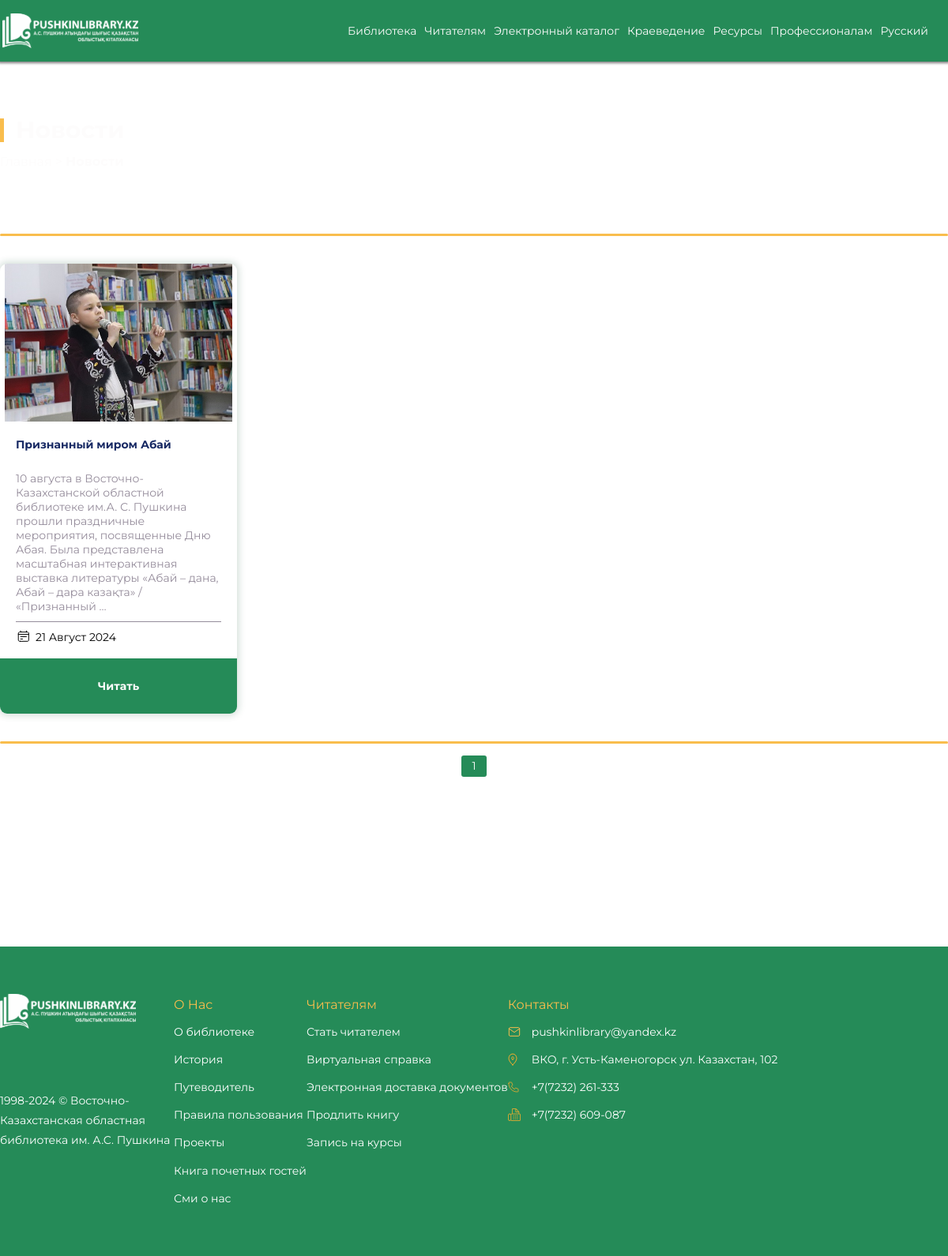
Before: /news/ with the older database file.
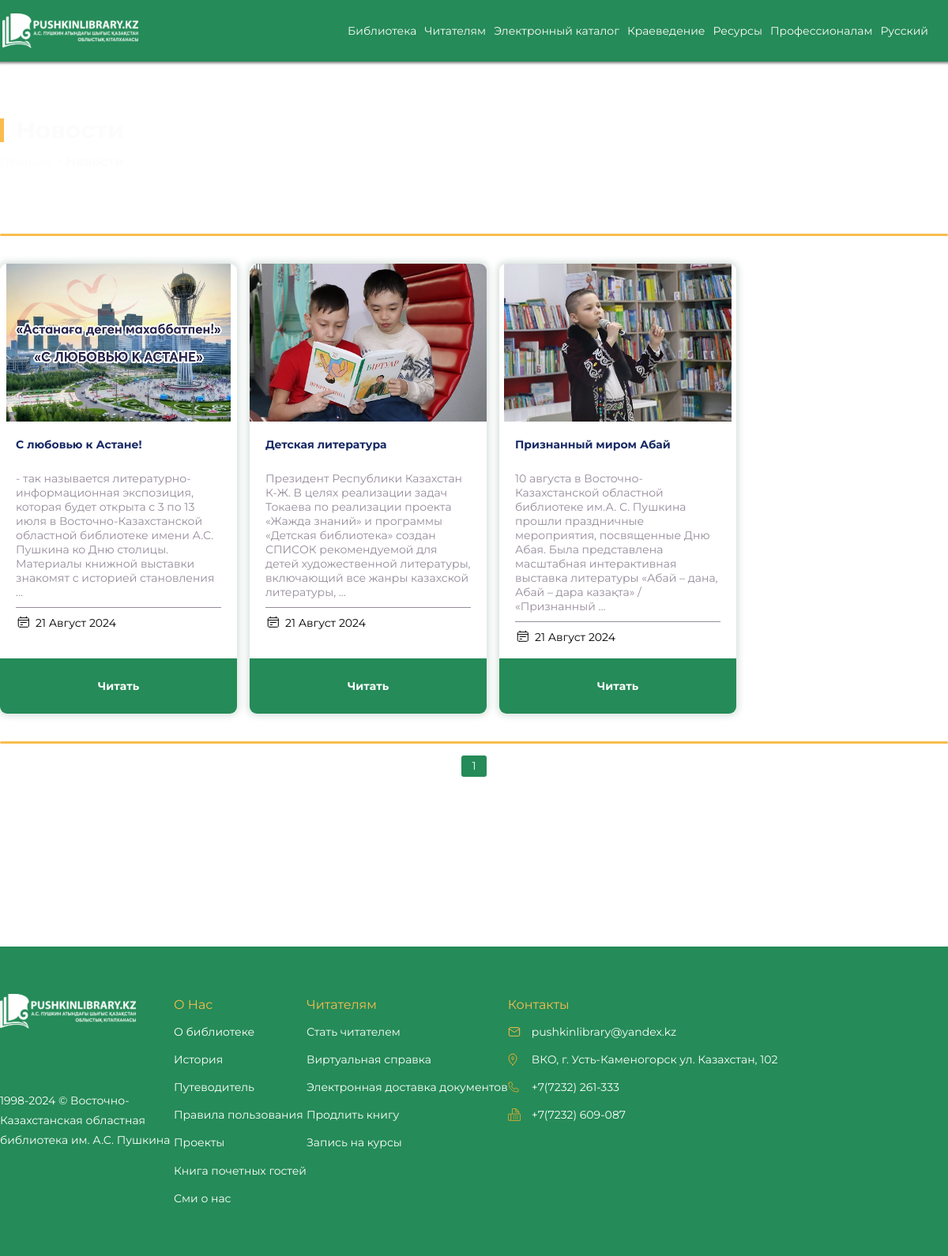
After: the same page with the newer database file.
### app/news_app/models.py (models this page shows, shortened)
class News(models.Model):
    title_ru = models.CharField(max_length=255, verbose_name=_('titleRu'), default='')
    title_kz = models.CharField(max_length=255, verbose_name=_('titleKz'), default='')
    title_en = models.CharField(max_length=255, verbose_name=_('titleEn'), default='')
    slug = AutoSlugField(populate_from='title_ru', unique=True)
    content_ru = models.TextField(verbose_name='Содержание (рус)', default='')
    content_kz = models.TextField(verbose_name='Содержание (каз)', default='')
    content_eng = models.TextField(verbose_name='Содержание (анг)', default='')
    pub_date = models.DateTimeField(auto_now_add=True, verbose_name='Дата публикации')
    main_image = models.ImageField(upload_to='news_images/', verbose_name='Основное изображение', default='')
    contact_info = models.CharField(max_length=100, blank=True, null=True, verbose_name='Контактная информация', default='')
    is_archive = models.BooleanField(default=False)
    class Meta:
        verbose_name = 'Новость'
        verbose_name_plural = 'Новости'
        ordering = ['-pub_date']

### app/news_app/views.py (the view)
# urls.py: path('', views.news_list, name='news'),
def news_list(request):
    news_list = News.objects.all().order_by('-pub_date')
    paginator = Paginator(news_list, 12)
    page = request.GET.get('page')
    try:
        news = paginator.page(page)
    except PageNotAnInteger:
        news = paginator.page(1)
    except EmptyPage:
        news = paginator.page(paginator.num_pages)
    return render(request, 'news_list.html', {'news': news, 'show_chatbot': True})

### core/context_processors.py (called while the page is built)
def settings_context(request):
    return {
        'CHATFLOW_ID': settings.FLOWISE_CHATFLOW,
        'API_HOST': settings.FLOWISE_HOST,
    }

### app/news_app/templates/news_list.html
{% extends 'base.html' %}
{% load i18n %}
{% load static %}
{% block content %}
    <div class="news__picture">
        <div class="container">
            <div class="news__picture-text">
                <div class="news__title title-wrapper">
                    <div class="title-line"></div>
                    <h1 class="title" data-sr-id="0"
                        style="visibility: visible; opacity: 1; transform: matrix3d(1, 0, 0, 0, 0, 1, 0, 0, 0, 0, 1, 0, 0, 0, 0, 1); transition: all, opacity 0.8s cubic-bezier(0.5, 0, 0, 1), transform 0.8s cubic-bezier(0.5, 0, 0, 1);">
                        {% trans 'news' %}</h1>
                </div>
                <p class="news__nav" data-sr-id="2"
                   style="visibility: visible; opacity: 1; transform: matrix3d(1, 0, 0, 0, 0, 1, 0, 0, 0, 0, 1, 0, 0, 0, 0, 1); transition: all, opacity 0.9s cubic-bezier(0.5, 0, 0, 1), transform 0.9s cubic-bezier(0.5, 0, 0, 1);">
                    <a href="/">{% trans 'home' %}</a> &gt; <strong>{% trans 'news' %}</strong></p>
            </div>
        </div>
    </div>
    <div class="container">
        <div class="news__line news__line--top"></div>
        <div class="news__row">
            {% for news_item in news %}
                <div class="news__card">
                    <div class="news__card-image">
                        <a href="{% url 'news_detail' slug=news_item.slug %}">
                            <img src="{{ news_item.main_image.url }}" alt="
                 {% if LANGUAGE_CODE == 'ru' %}
                    {{ news_item.title_ru }}
                {% elif LANGUAGE_CODE == 'kk' %}
                    {{ news_item.title_kz }}
                {% else %}
                    {{ news_item.title_en }}
                {% endif %}">
                        </a>
                    </div>
                    <div class="news__card-contetnt">
                        <h6 class="news__card-title"> {% if LANGUAGE_CODE == 'ru' %}
                            {{ news_item.title_ru|truncatechars:50 }}
                        {% elif LANGUAGE_CODE == 'kk' %}
                            {{ news_item.title_kz|truncatechars:50 }}
                        {% else %}
                            {{ news_item.title_en|truncatechars:50 }}
                        {% endif %}</h6>
                        <p class="news__card-text"> {% if LANGUAGE_CODE == 'ru' %}
                            {{ news_item.content_ru|truncatewords:30 }}
                        {% elif LANGUAGE_CODE == 'kz' %}
                            {{ news_item.content_kz|truncatewords:30 }}
                        {% else %}
                            {{ news_item.content_eng|truncatewords:30 }}
                        {% endif %}</p>
                        <p class="news__card-date">{{ news_item.pub_date|date:"d F Y" }}</p>
                    </div>
                    <a href="{% url 'news_detail' slug=news_item.slug %}" class="news__card-link">{% trans 'read' %}</a>
                </div>
            {% endfor %}
        </div>
        <div class="news__line news__line--bottom"></div>
        {% include 'news-pagination.html' %}
    </div>
{% endblock %}

### templates/base.html (shortened to what this page needs)
{% load compress %}
{% load static %}
{% load i18n %}
<!DOCTYPE html>
<html lang="ru">
<head>
    {% compress css %}
    <link rel="stylesheet" href="{% static 'css/font.css' %}">
    <link rel="stylesheet" href="{% static 'css/main.css' %}">
        <link rel="stylesheet" href="{% static 'css/header/header.css' %}"/>
        <link rel="stylesheet" href="{% static 'css/newbooks.css' %}"/>
    {% endcompress %}
</head>
<body>
{% include 'blocks/header.html' %}
<main class='main'>
    {% block content %}
    {% endblock %}
</main>
{% if not hide_footer %}
    {% include 'blocks/footer.html' %}
{% endif %}
</body>
</html>

### core/templates/blocks/header.html (shortened to what this page needs)
{% load i18n %}
{% load static %}
<div class="header-wrapper">
    <header class="header">
    <div class="container">
        <div class="header__row">
            <a href='{% url 'core' %}' class="header__logo logo">
                <img src="{% static 'img/header/logo.svg' %}" alt="Logo">
            </a>
            <nav>
                <ul class='header__nav'>
                    <li class="header__nav-item">
                        <div class='header__nav-item-main'>{% trans "library" %}</div>
                    </li>
                    <li class="header__nav-item">
                        <div class='header__nav-item-main'>{% trans 'readers' %}</div>
                    </li>
                    <li class="header__nav-item">
                        <div class='header__nav-item-main'>{% trans 'digital-catalogue' %}</div>
                    </li>
                    <li class="header__nav-item">
                        <div class='header__nav-item-main'>{% trans 'local-history' %}</div>
                    </li>
                    <li class="header__nav-item">
                        <div class='header__nav-item-main'>{% trans 'resources' %}</div>
                    </li>
                    <li class="header__nav-item">
                        <div class='header__nav-item-main'>{% trans 'for-professionals' %}</div>
                    </li>
                    <li class="header__nav-item">
                        <div class='header__nav-item-main'>
                            {% get_language_info_list for LANGUAGES as languages %}
                            {% for language in languages %}
                                {% if language.code == LANGUAGE_CODE %}
                                    <div class='header__nav-item-main'>{{ language.name_local }}</div>
                                {% endif %}
                            {% endfor %}
                        </div>
                    </li>
                </ul>
            </nav>
        </div>
    </div>
</header>
</div>
            {% get_language_info_list for LANGUAGES as languages %}

### app/news_app/templates/news-pagination.html (shortened to what this page needs)
{% load static %}
<div class="news__pagination news__pagination--bottom">
    <div class="news__pagination-page-btns">
        {% for num in news.paginator.page_range %}
            {% if news.number == num %}
                <button class="news__pagination-page active">{{ num }}</button>
            {% else %}
                <button class="news__pagination-page" onclick="location.href='?page={{ num }}'">{{ num }}</button>
            {% endif %}
        {% endfor %}
    </div>
</div>

### core/templates/blocks/footer.html (shortened to what this page needs)
{% load i18n %}
{% load static %}
<footer class="footer">
	<div class="container">
		<div class="footer__row">
			<div class="footer__info">
				<div class="footer__logo"><a href="#">
						<img src="{% static 'img/header/logo.svg' %}" alt="Лого">
					</a>
				</div>
				<p class="footer__text">1998-2024 © {% trans 'library-title-1' %}</p>
			</div>
			<div class="footer__about">
				<h6 class="footer__about-title footer-title">{% trans 'about-us' %}</h6>
				<ul class="footer__about-list">
					<li class="footer__about-item footer-item"><a href="https://www.pushkinlibrary.kz/ru/homeru/aboutru.html">{% trans 'about-the-library' %}</a></li>
					<li class="footer__about-item footer-item"><a href="https://www.pushkinlibrary.kz/ru/homeru/historyru.html">{% trans 'history' %}</a></li>
					<li class="footer__about-item footer-item"><a href="https://www.pushkinlibrary.kz/ru/homeru/putevodrus.html">{% trans 'guide' %}</a></li>
					<li class="footer__about-item footer-item"><a href="https://www.pushkinlibrary.kz/ru/homeru/pravila.html">{% trans 'terms-of-use' %}</a></li>
					<li class="footer__about-item footer-item"><a href="https://www.pushkinlibrary.kz/ru/projects.html">{% trans 'project' %}</a> </li>
					<li class="footer__about-item footer-item"><a href="https://www.pushkinlibrary.kz/ru/homeru/guestbookru.html">{% trans 'book-of-honorable-guests' %}</a></li>
					<li class="footer__about-item footer-item"><a href="https://www.pushkinlibrary.kz/ru/homeru/press-about-us.html">{% trans 'mass-media-about-us' %}</a></li>
				</ul>
			</div>
			<div class="footer__services">
				<h6 class="footer__services-title footer-title">{% trans 'readers' %}</h6>
				<ul class="footer__services-list">
					<li class="footer__services-item footer-item"><a href="https://www.pushkinlibrary.kz/ru/servicesru/stat-shitatelem.html">{% trans 'become-a-reader' %}</a></li>
					<li class="footer__services-item footer-item"><a href="https://www.pushkinlibrary.kz/ru/servicesru/virkespravka.html">{% trans 'virtual-help' %}</a></li>
					<li class="footer__services-item footer-item"><a href="https://www.pushkinlibrary.kz/ru/servicesru/eddru.html">{% trans 'electronic-document-delivery' %}</a></li>
					<li class="footer__services-item footer-item"><a href="https://www.pushkinlibrary.kz/ru/servicesru/prodlit-knigu.html">{% trans 'renew-your-book' %}</a></li>
					<li class="footer__services-item footer-item"><a href="https://www.pushkinlibrary.kz/ru/servicesru/zapis-na-kursy.html">{% trans 'registration-for-courses' %}</a></li>
				</ul>
			</div>
			<div class="footer__contacts">
				<div class='footer__helpinfo'>
					<h6 class="footer__contacts-title footer-title">{% trans 'contacts' %}</h6>
					<p class="footer__contacts-text footer__contacts-text-1">pushkinlibrary@yandex.kz</p>
					<p class="footer__contacts-text footer__contacts-text-2">{% trans 'library-title-2' %}</p>
					<p class="footer__contacts-text footer__contacts-text-3">+7(7232) 261-333</p>
					<p class="footer__contacts-text footer__contacts-text-4">+7(7232) 609-087</p>
				</div>
				<div class="footer__links">
				</div>
			</div>
		</div>
	</div>
</footer>

Changed rows visible on the page:
added News: main_image (picture), title_ru "С любовью к Астане!", content_ru "- так называется литературно-информационная экспозиция, которая будет открыта с 3 по 13 июля в Восточно-Казахстанской областной библиотеке имени А.С. Пушкина ко Дню столицы. Материалы книжной выставки знакомят с историей становления …", pub_date "21 Август 2024"
added News: main_image (picture), title_ru "Детская литература", content_ru "Президент Республики Казахстан К-Ж. В целях реализации задач Токаева по реализации проекта «Жажда знаний» и программы «Детская библиотека» создан СПИСОК рекомендуемой для детей художественной литературы, включающий все жанры казахской литературы, …", pub_date "21 Август 2024"
